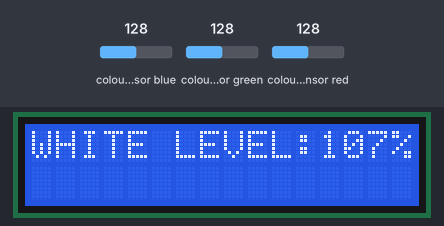
The sketch below on a simulated Arduino Uno, built with avr-gcc and run on an emulated ATmega328P. Parts: 16×2 character LCD. Wiring (inferred from the names in the program): TCS3200 colour sensor: output pin 10; S2 pin 8; S3 pin 9; S0 pin 6; S1 pin 7. Inputs (shaded band) come from the test bench; at power-on: colour sensor blue 128, colour sensor green 128, colour sensor red 128. What the sketch prints to the serial monitor is not drawn.

Above: at 3.3 s.
3.4 s: colour sensor blue set to 191
At 4.9 s:
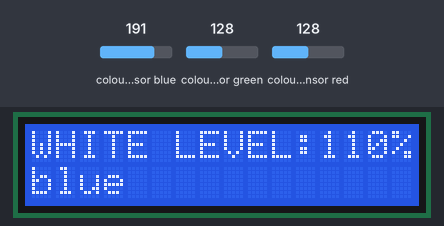
5.2 s: colour sensor green set to 191
At 6.2 s:
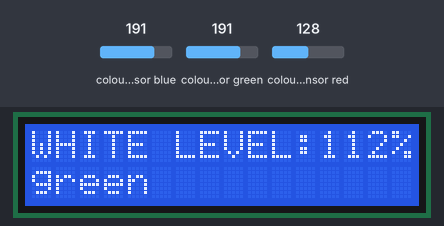
7.2 s: colour sensor red set to 250
At 8.5 s:
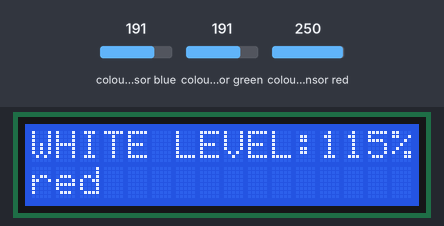
9.2 s: colour sensor blue set to 5
At 10.5 s:
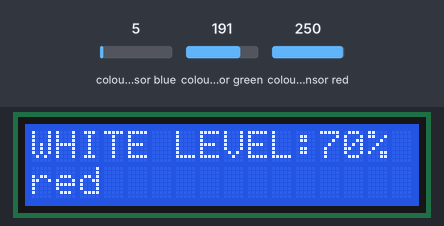
10.9 s: colour sensor green set to 5
At 12.8 s:
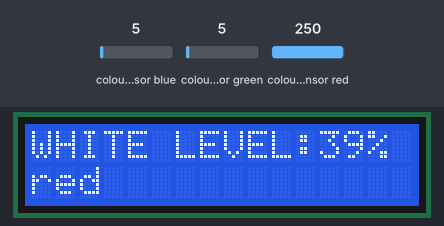
Timing chart, 0 to 13.9 s (numbered marks = the images above; inputs shaded):
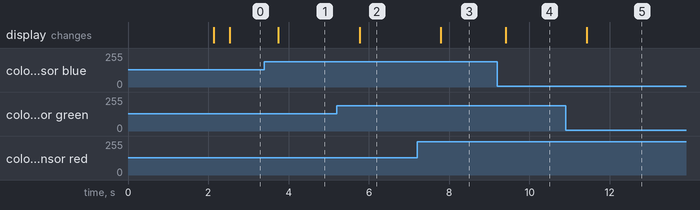

Measured:
- after the input at 3.4 s, the display: changes after 0.35 s (image 1)
- after the input at 5.2 s, the display: changes after 0.57 s (image 2)
- after the input at 7.2 s, the display: changes after 0.59 s (image 3)
- after the input at 9.2 s, the display: changes after 0.21 s (image 4)
- after the input at 10.9 s, the display: changes after 0.53 s (image 5)

The sketch:

colour_detector.ino
```cpp
#include <LiquidCrystal.h>
LiquidCrystal lcd(12, 11, 5, 4, 3, 2);

#define S0 6
#define S1 7
#define S2 8
#define S3 9
#define sensorOut 10
int frequency = 0;
int red, green, blue, no_filt, level,pre_level=0;

void setup() {
  lcd.begin(16, 2);
  lcd.begin(16, 2);
  lcd.clear();
  lcd.setCursor(0, 1);
  lcd.print("Made by GAGAN");
  delay(2000);
  pinMode(S0, OUTPUT);
  pinMode(S1, OUTPUT);
  pinMode(S2, OUTPUT);
  pinMode(S3, OUTPUT);
  pinMode(sensorOut, INPUT);

  // Setting frequency-scaling to 20%
  digitalWrite(S0, HIGH);
  digitalWrite(S1, LOW);

  Serial.begin(9600);
  lcd.clear();
}

void loop() {
  readcolor();
  Serial.print("RGBN");
  Serial.print("  ");
  Serial.print(red);
  Serial.print("  ");
  Serial.print(green);
  Serial.print("  ");
  Serial.print(blue);
  Serial.print("  ");
  Serial.println(no_filt);

  red = map(red, 255, 60, 0, 100);
  green = map(green, 255, 60, 0, 100);
  blue = map(blue, 175, 44, 0, 100); // 255,60.175,44 these are all sensor calibrated so chnage them when useing new sensor

  level = (red + green + blue) / 3;
  if(level < 0){
    level = 0;
    }
  if ((pre_level > 100 && 100 > level) || (pre_level > 10 && 10 > level)){
    lcd.clear();
    }
    lcd.setCursor(0, 0);
  lcd.print("WHITE LEVEL:");
  lcd.print(level);
  lcd.print("%");
  lcd.setCursor(0, 1);

  if (level == 0) {
    lcd.print("No Object");
  }
  else if ((red == green && red == blue) || (red - green < 3 && red - blue < 3 && red - green > -3 && red - blue > 3)) {
    lcd.print("white");
  }
  else if (red > green && red > blue) {
    lcd.print("red  ");
  }
  else if (red < green && green > blue) {
    lcd.print("green");
  }
  else if (blue > green && red < blue) {
    lcd.print("blue ");
  }
pre_level = level;
}

void readcolor() {
  // red
  digitalWrite(S2, LOW);
  digitalWrite(S3, LOW);
  frequency = pulseIn(sensorOut, LOW);
  red = frequency;
  delay(100);

  // Green
  digitalWrite(S2, HIGH);
  digitalWrite(S3, HIGH);
  frequency = pulseIn(sensorOut, LOW);
  green = frequency;
  delay(100);

  // Blue
  digitalWrite(S2, LOW);
  digitalWrite(S3, HIGH);
  frequency = pulseIn(sensorOut, LOW);
  blue = frequency;
  delay(100);

  // no filter
  digitalWrite(S2, LOW);
  digitalWrite(S3, LOW);
  frequency = pulseIn(sensorOut, LOW);
  no_filt = frequency;
  delay(100);

}
```
